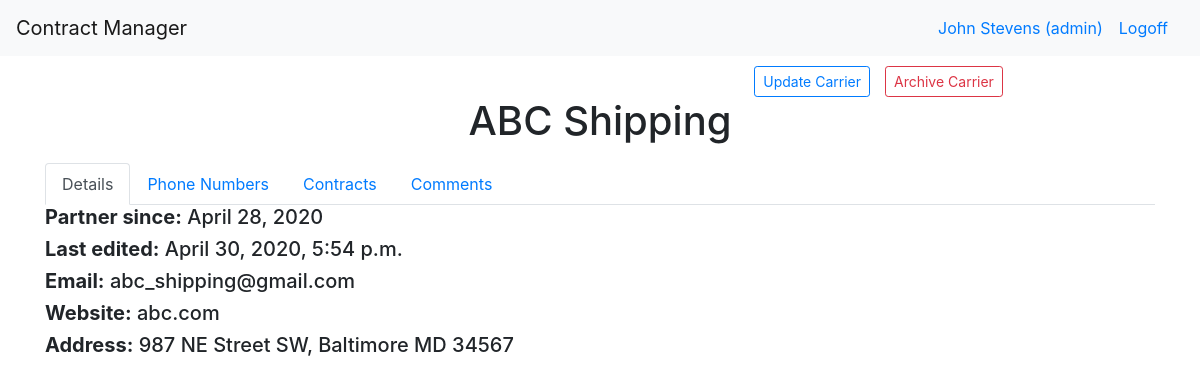
The app's page /dashboard/carrier/1 (signed in) with its own data.
### login_app/models.py (models this page shows)
class User(models.Model):
    first_name = models.CharField(max_length=255)
    last_name = models.CharField(max_length=255)
    email = models.CharField(max_length=255)
    level = models.IntegerField(default=1)
    password = models.CharField(max_length=100)
    created_at = models.DateTimeField(auto_now_add=True)
    updated_at = models.DateTimeField(auto_now=True)
    objects = UserManager()

### manager_app/models.py (models this page shows)
class Carrier(models.Model):
    archived= models.BooleanField(default=False)
    name= models.CharField(max_length=255)
    website= models.CharField(max_length=255, null=True)
    address=models.OneToOneField(Address, related_name="carrier_address", on_delete=models.CASCADE, null=True)
    completed_contracts= models.IntegerField(default=0)
    open_contracts= models.IntegerField(default=0)
    email= models.CharField(max_length=255)
    created_at= models.DateTimeField(auto_now_add=True)
    updated_at= models.DateTimeField(auto_now=True)

class Address(models.Model):
    name= models.CharField(max_length=255)
    street= models.CharField(max_length=255)
    city= models.CharField(max_length=255)
    state= models.CharField(max_length=2)
    zip_code= models.CharField(max_length=15)
    created_at= models.DateTimeField(auto_now_add=True)
    updated_at= models.DateTimeField(auto_now=True)

### manager_app/views.py (the view)
# urls.py: path("/carrier/<int:carrier_id>", views.carrier),
def carrier(request, carrier_id):
    if request.POST:
        if request.POST['hiddenkey'] == 'comment':
            models.Comment.objects.create(content = request.POST["comments"], user=logged_user(request), carrier= models.Carrier.objects.get(id=carrier_id))
            return redirect(f"/dashboard/carrier/{carrier_id}")
        elif request.POST['hiddenkey'] == 'update':
            carrier_to_change = models.Carrier.objects.get(id=carrier_id)
            if request.POST["name"] == "":
                carrier_to_change.name = "N/A"
            else:
                carrier_to_change.name = request.POST["name"]
            carrier_to_change.name = request.POST["name"]
            carrier_to_change.website = request.POST["website"]
            carrier_to_change.email = request.POST["email"]
            carrier_to_change.address.street = request.POST["street"]
            carrier_to_change.address.city = request.POST["city"]
            carrier_to_change.address.state = request.POST["state"]
            carrier_to_change.address.zip_code = request.POST["zip_code"]
            carrier_to_change.save()
            carrier_to_change.address.save()
            return redirect(f"/dashboard/carrier/{carrier_id}")
        elif request.POST['hiddenkey'] == 'new_phone':
            models.PhoneNumber.objects.create(number=request.POST['new_phone'], number_type=request.POST['new_type'],carrier=models.Carrier.objects.get(id=request.POST['carrier_id']))
            return redirect(f"/dashboard/carrier/{carrier_id}")
        elif request.POST['hiddenkey'] == 'archive':
            carrier_to_archive= models.Carrier.objects.get(id=carrier_id)
            if carrier_to_archive.archived == True:
                carrier_to_archive.archived = False
            else:
                carrier_to_archive.archived = True
            carrier_to_archive.save()
            return redirect("/dashboard")
        elif request.POST['hiddenkey'] == 'delete':
            phone = models.PhoneNumber.objects.get(id=request.POST['phone_id'])
            phone.delete()
            return redirect(f"/dashboard/carrier/{carrier_id}")
        elif request.POST['hiddenkey'] == 'update_phone':
            phone_to_edit = models.PhoneNumber.objects.get(id=request.POST['number_id'])
            phone_to_edit.number = request.POST['update_phone']
            phone_to_edit.number_type = request.POST['update_type']
            phone_to_edit.save()
            return redirect(f"/dashboard/carrier/{carrier_id}")
    else:
        context = {
            "carrier": models.Carrier.objects.get(id=carrier_id),
            "user": logged_user(request)
        }
        return render(request, "carrier.html", context)

### manager_app/views.py (called while the page is built)
def logged_user(request):
    return User.objects.filter(id=request.session["user_id"])[0]

### manager_app/templates/carrier.html (shortened to what this page needs)
<!DOCTYPE html>
<html lang="en">
<head>
    {% load static %}
    <link rel="stylesheet" type="text/css" href="{% static 'bootstrap.css' %}">
    <link rel="stylesheet" href="{% static 'dataTables.bootstrap4.min.css' %}">
</head>
<body>
    <nav class="navbar navbar-expand-md navbar-light bg-light">
        <a class="navbar-brand" href="/">Contract Manager</a>
        <div class="collapse navbar-collapse" id="navbarSupportedContent">
        {% if request.session.user_id == None %}
            <a class="navbar-nav mr-auto nav-link disabled" href="/users"></a>
            <a class="navbar-nav mr-lg-2 nav-link" href="/login">Signin</a>
        {% else %}
            <a class="navbar-nav mr-auto nav-link" href="#"></a>
            <a class="navbar-nav mr-sm-0 nav-link" href="#">{{user.first_name}} {{user.last_name}} (admin)</a>
            <a class="navbar-nav mr-sm-0 nav-link" href="/logout">Logoff</a>
        {% endif %}
        </div>
    </nav>
<div class="container">
  <div class="row top_row">
    <div class="col-12 text-center">
      <div class='row'>
        <div class="col-3 offset-6 text-right" id='update_but'>
          <button class="btn btn-outline-primary btn-sm" data-toggle="modal" data-target="#edit_carrier">Update Carrier</button>
        </div>
        <div class="col-3 text-left">
          {% if carrier.archived == False %}
          <div >
            <button class="btn btn-outline-danger btn-sm" data-toggle="modal" data-carrier-id="{{carrier.id}}" data-target="#archive_modal">Archive Carrier</button>
          </div>
          {% else %}
          <div>
            <button class="btn btn-outline-success btn-sm" data-toggle="modal" data-target="#archive_modal">Restore Carrier</button>
          </div>
          {% endif %}
        </div>
        <div class="col-12 text-center">
          <h1>{{carrier.name}}</h1>
        </div>
      </div>
    </div>
  </div>
  <div class="row">
    <div class ="col-12 table_nav">
      <ul class="nav nav-tabs" id="myTab" role="tablist">
        <li class="nav-item">
          <a class="nav-link active" id="details-tab" data-toggle="tab" href="#details" role="tab" aria-controls="details" aria-selected="true">Details</a>
        </li>
        <li class="nav-item">
          <a class="nav-link" id="contact-tab" data-toggle="tab" href="#contact" role="tab" aria-controls="contact" aria-selected="false">Phone Numbers</a>
        </li>
        <li class="nav-item">
          <a class="nav-link" id="contracts-tab" data-toggle="tab" href="#contracts" role="tab" aria-controls="contracts" aria-selected="false">Contracts</a>
        </li>
        <li class="nav-item">
          <a class="nav-link" id="comments-tab" data-toggle="tab" href="#comments" role="tab" aria-controls="comments" aria-selected="false">Comments</a>
        </li>
      </ul>
      <div class="tab-content" id="myTabContent">
        <div class="tab-pane fade show active" id="details" role="tabpanel" aria-labelledby="details-tab">
          <h5><strong>Partner since:</strong> {{carrier.created_at.date}}</h5>
          <h5><strong>Last edited:</strong> {{carrier.updated_at}}</h5>
          <h5><strong>Email:</strong> {{carrier.email}}</h5>
          <h5><strong>Website:</strong> {{carrier.website}}</h5>
          <h5><strong>Address:</strong> {{carrier.address.street}}, {{carrier.address.city}} {{carrier.address.state}} {{carrier.address.zip_code}}</h5>
        </div>
    </div>
  </div>
</div>
</div>
</body>
</html>

### manager_app/templates/carrier.html (style rules this page uses)
.top_row { margin-top: 10px; margin-bottom: 10px; }
.table_nav { margin-bottom: 5px; }
#update_but { margin-right: -15px; }

### records on screen
User: first_name "John", last_name "Stevens"
Carrier: name "ABC Shipping", created_at "April 28, 2020", updated_at "April 30, 2020, 5:54 p.m.", email "abc_shipping@gmail.com", website "abc.com", address.street "987 NE Street SW", address.city "Baltimore", address.state "MD", address.zip_code "34567"
